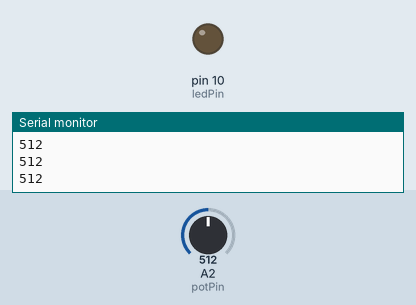
The sketch below on a simulated Arduino Uno, built with avr-gcc and run on an emulated ATmega328P. Parts: output pins drawn as LEDs (lit = HIGH), the last lines printed to the serial monitor. The inputs (shaded band) are chosen by the test bench; at power-on: A2 (potPin) = 512.

Above: at 1.2 s.
1.3 s: A2 (potPin) set to 987
2.8 s: A2 (potPin) set to 1014
At 3.3 s:
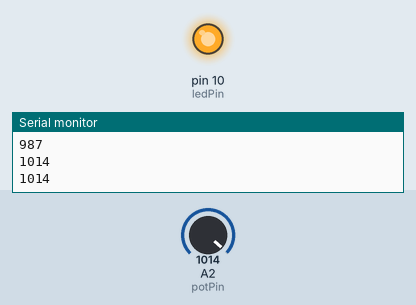
4.3 s: A2 (potPin) set to 990
At 6.0 s:
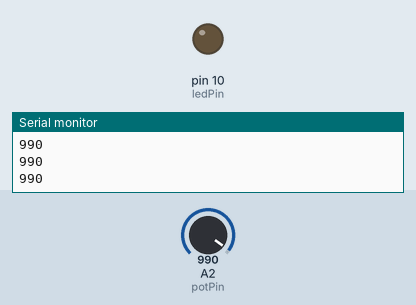
6.3 s: A2 (potPin) set to 1010
At 7.2 s:
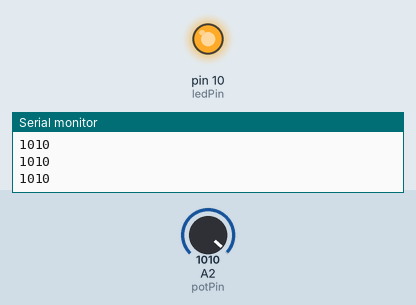
Timing chart, 0 to 8.8 s (numbered marks = the images above; inputs shaded):
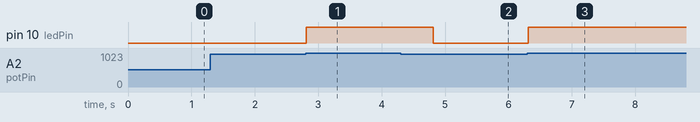

Measured:
- the behaviour switches between 1000 and 1001 on A2 (potPin) (found by bisection; images 0 and 1)
- after the input at 2.8 s, pin 10 (ledPin): LOW → HIGH at once
- after the input at 4.3 s, pin 10 (ledPin): HIGH → LOW after 0.52 s
- after the input at 6.3 s, pin 10 (ledPin): LOW → HIGH at once

The sketch:

010_turn_on_led_while_loop.ino
```cpp
int potPin=A2;
int ledPin=10;
int potVal;

void setup() {
  // put your setup code here, to run once:
pinMode(potPin,INPUT);
pinMode(ledPin,OUTPUT);
Serial.begin(9600);
}

void loop() {
  // put your main code here, to run repeatedly:
  potVal=analogRead(potPin);
  Serial.println(potVal);
  while(potVal>1000){
    digitalWrite(ledPin,HIGH);
    potVal=analogRead(potPin);
    Serial.println(potVal);
    delay(500);
  }
  digitalWrite(ledPin,LOW);

}
```
